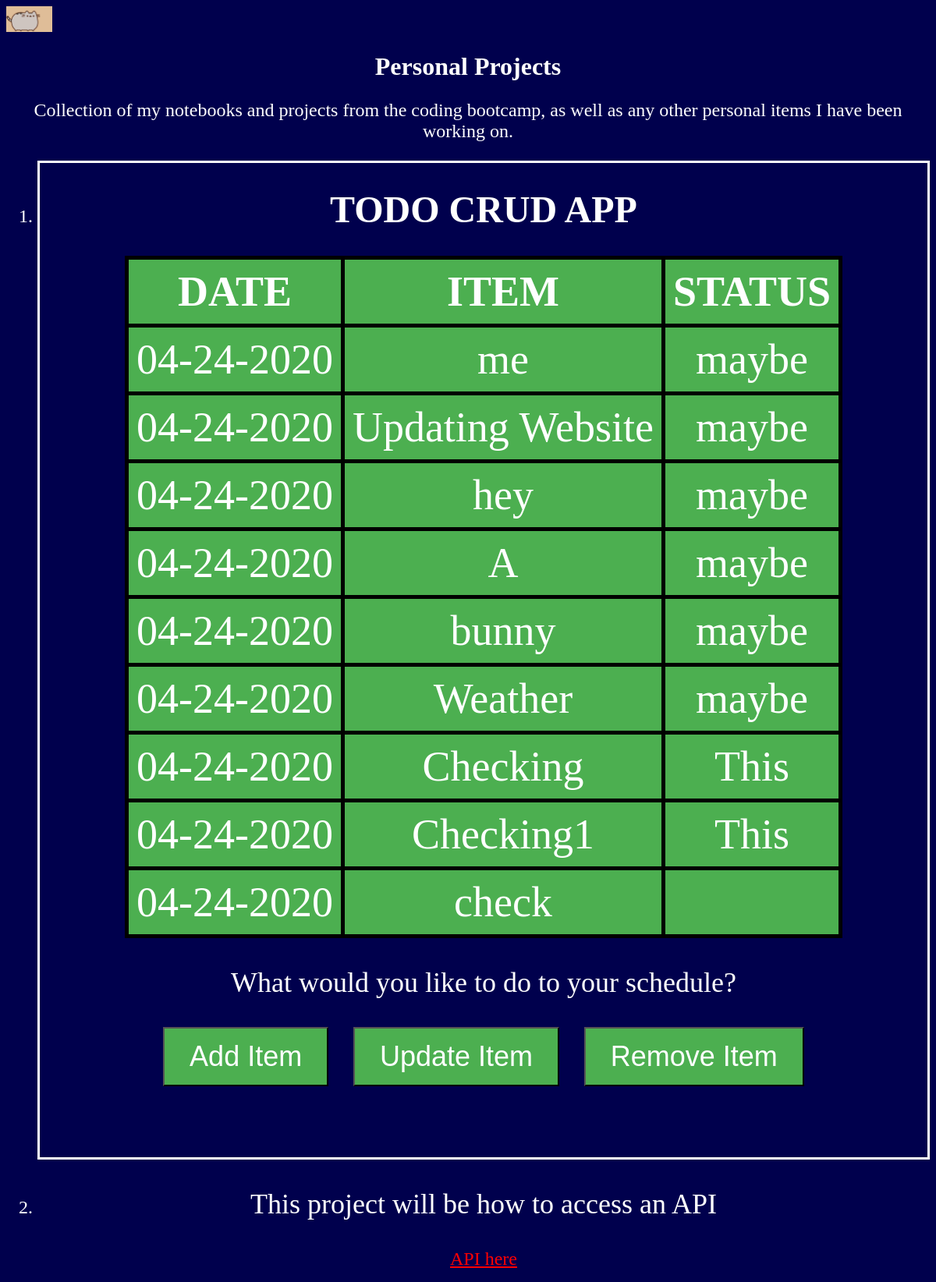
Page /projects on the earlier database version.
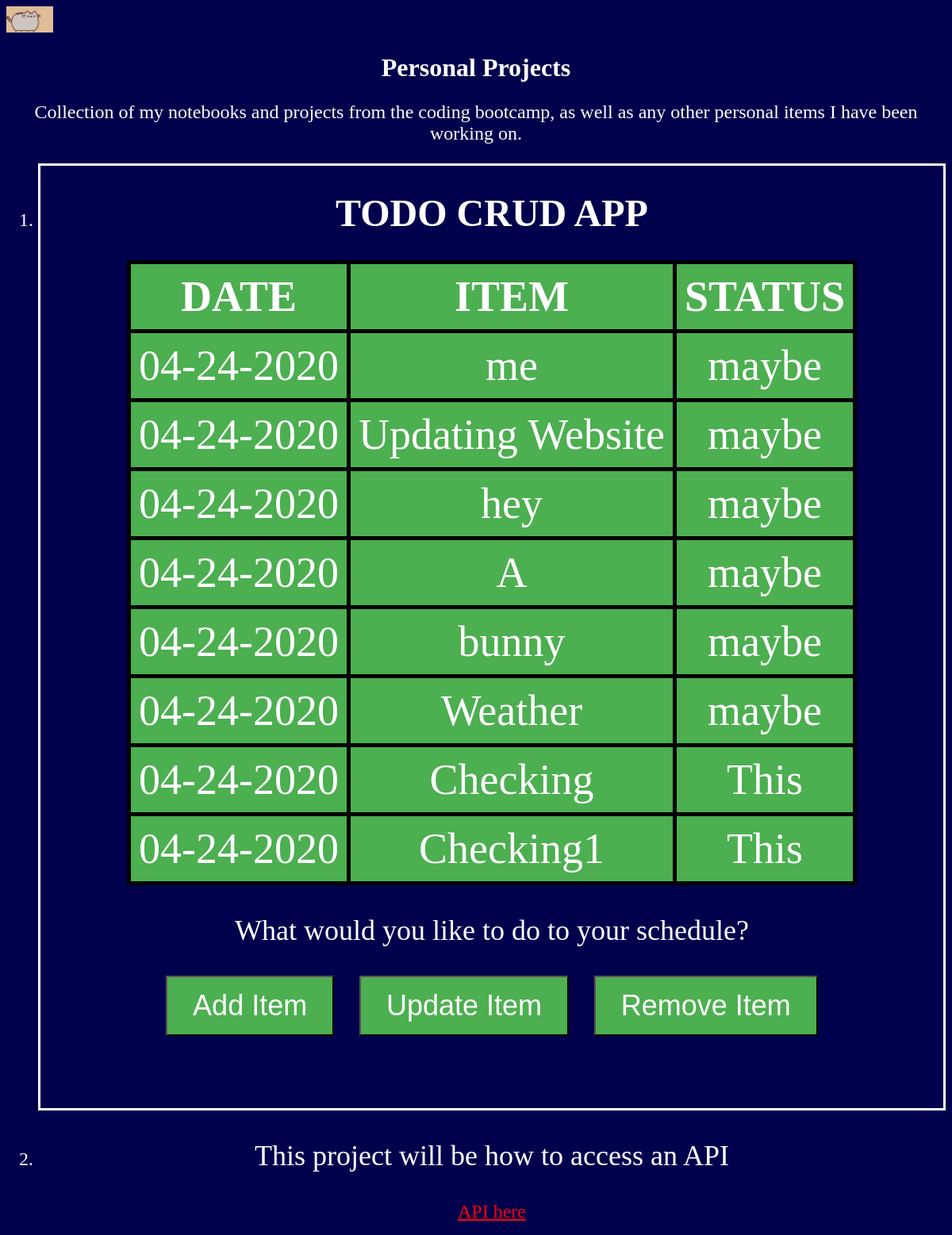
Same page on the later database version.
### tables this page shows
CREATE TABLE "items" (
    "item" TEXT NOT NULL,
    "status" TEXT NOT NULL, Date CURRENT_DATE,
    PRIMARY KEY("item")
);

### my_website.py (the view)
@app.route('/projects')
def projects():
    try:
        message = request.args['message']
    except:
        message = None
    all_items = get_all_items()
    return render_template(
        "projects_page.html",err=message,data=all_items["items"]
    )

### db/helper.py (called while the page is built)
def get_all_items():
    try:
        conn = sqlite3.connect(MY_DB_PATH)
        c = conn.cursor()
        c.execute('select * from items')
        rows = c.fetchall()
        return { "count": len(rows), "items": rows }
    except Exception as e:
        print('Error: ', e)
        return None

### my_website.py (called while the page is built)
@app.route('/items/all')
def get_all_items():
    res_data = helper.get_all_items()
    response = Response(json.dumps(res_data), mimetype='application/json')
    return json.loads(json.dumps(res_data))

### templates/projects_page.html (shortened to what this page needs)
<!doctype html>
<html>
  <head>
    <link rel="stylesheet" href="{{ url_for('static', filename='css/project_style.css') }}">
  </head>
  <body>
    <a href="{{ url_for('home') }}" style="display:inline-block;width:25%;height:25%">
    <img class="pusheen_img" src="{{ url_for('static', filename='images/home_pusheen.jpg') }}" alt='Pusheen the cat'>
    </a>
    <h1>Personal Projects</h1>
    <p>Collection of my notebooks and projects from the coding bootcamp,
    as well as any other personal items I have been working on.</p>
    <ol>
      <li style="border-style: solid; color: white; padding-bottom: 37px">
        <h1>TODO CRUD APP</h1>
        <div id="mySchedule" >
          <div>
            <table class="table">
              <tr>
                <th>DATE</th><th>ITEM</th><th>STATUS</th>
              </tr>
              {% for data in data %}
                <tr>
                  <td>{{data[2]}}</td><td>{{data[0]}}</td><td>{{data[1]}}</td>
                </tr>
              {% endfor %}
            </table>
          </div>
          <p>What would you like to do to your schedule?</p>
          <div class="container">
            <button class="button" type="button" onclick="addItem()">Add Item</button>
            <button class="button" type="button" onclick="updateItem()">Update Item</button>
            <button class="button" type="button" onclick="removeItem()">Remove Item</button>
          </div>
          <br><br>
        </div>
      </li>
      <li>
        <div style="text-align: center;">
          <p>This project will be how to access an API</p>
          <a href="{{ url_for('apihome') }}">API here</a>
        </div>
      </li>
    </ol>
</body>
</html>

### static/css/project_style.css (style rules this page uses)
:root { --fontsize: 150%; --textcolor: white; }
a { font-size:var(--fontsize)/2; color:red; text-align: center; }
body { background-color: #00004d; }
h1, h2 { color: var(--textcolor); text-align: center; }
li { color: var(--textcolor); font-size: var(--fontsize); }
p { font-size:var(--fontsize); color: var(--textcolor); text-align: center; }
table { margin-left: auto; margin-right: auto; border-collapse: collapse; background-color: #4CAF50; }
th, td, tr { border: 5px solid black; font-size:var(--fontsize); color: var(--textcolor); text-align: center; padding: 10px; }
.button { display: block; margin: 0 auto; background-color: #4CAF50; color: white; padding: 15px 32px; text-align: center; text-decoration: none; font-size: var(--fontsize); cursor: pointer; }
.container { width: 75%; margin: 0 auto; display: flex; flex-direction: row; justify-content: center; }
.pusheen_img { display: block; margin-left: 0; margin-right: auto; width:20%; height:20%; }

Differences in the rows shown:
removed items: Date "04-24-2020", item "check"
